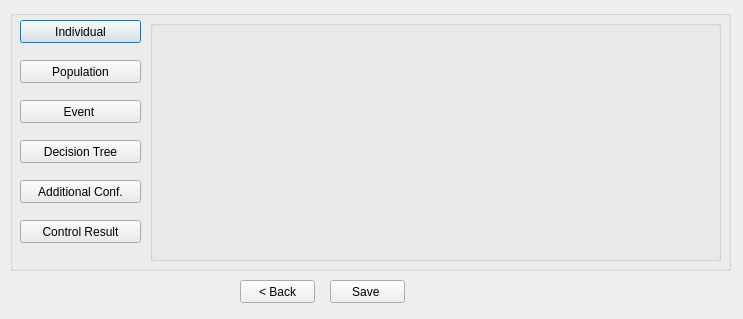
<?xml version="1.0" encoding="UTF-8"?>
<ui version="4.0">
    <class>Dialog</class>
    <widget class="QDialog" name="Dialog">
        <property name="geometry">
            <rect>
                <x>0</x>
                <y>0</y>
                <width>743</width>
                <height>319</height>
            </rect>
        </property>
        <property name="windowTitle">
            <string>Save Configuration</string>
        </property>
        <widget class="QPushButton" name="pushButton">
            <property name="geometry">
                <rect>
                    <x>20</x>
                    <y>20</y>
                    <width>121</width>
                    <height>23</height>
                </rect>
            </property>
            <property name="text">
                <string>Individual</string>
            </property>
        </widget>
        <widget class="QPushButton" name="pushButton_2">
            <property name="geometry">
                <rect>
                    <x>20</x>
                    <y>60</y>
                    <width>121</width>
                    <height>23</height>
                </rect>
            </property>
            <property name="text">
                <string>Population</string>
            </property>
        </widget>
        <widget class="QPushButton" name="pushButton_3">
            <property name="geometry">
                <rect>
                    <x>20</x>
                    <y>100</y>
                    <width>121</width>
                    <height>23</height>
                </rect>
            </property>
            <property name="text">
                <string>Event </string>
            </property>
        </widget>
        <widget class="QPushButton" name="pushButton_4">
            <property name="geometry">
                <rect>
                    <x>20</x>
                    <y>140</y>
                    <width>121</width>
                    <height>23</height>
                </rect>
            </property>
            <property name="text">
                <string>Decision Tree</string>
            </property>
        </widget>
        <widget class="QPushButton" name="pushButton_5">
            <property name="geometry">
                <rect>
                    <x>20</x>
                    <y>180</y>
                    <width>121</width>
                    <height>23</height>
                </rect>
            </property>
            <property name="text">
                <string>Additional Conf.</string>
            </property>
        </widget>
        <widget class="QPushButton" name="pushButton_6">
            <property name="geometry">
                <rect>
                    <x>20</x>
                    <y>220</y>
                    <width>121</width>
                    <height>23</height>
                </rect>
            </property>
            <property name="text">
                <string>Control Result</string>
            </property>
        </widget>
        <widget class="QPushButton" name="pushButton_7">
            <property name="geometry">
                <rect>
                    <x>330</x>
                    <y>280</y>
                    <width>75</width>
                    <height>23</height>
                </rect>
            </property>
            <property name="text">
                <string>Save </string>
            </property>
        </widget>
        <widget class="QPushButton" name="pushButton_8">
            <property name="geometry">
                <rect>
                    <x>240</x>
                    <y>280</y>
                    <width>75</width>
                    <height>23</height>
                </rect>
            </property>
            <property name="text">
                <string>&lt; Back</string>
            </property>
        </widget>
        <widget class="QGroupBox" name="groupBox">
            <property name="geometry">
                <rect>
                    <x>10</x>
                    <y>10</y>
                    <width>721</width>
                    <height>261</height>
                </rect>
            </property>
            <property name="title">
                <string/>
            </property>
            <widget class="QGroupBox" name="groupBox_2">
                <property name="geometry">
                    <rect>
                        <x>140</x>
                        <y>10</y>
                        <width>571</width>
                        <height>241</height>
                    </rect>
                </property>
                <property name="title">
                    <string/>
                </property>
            </widget>
        </widget>
    </widget>
    <resources/>
    <connections/>
</ui>
